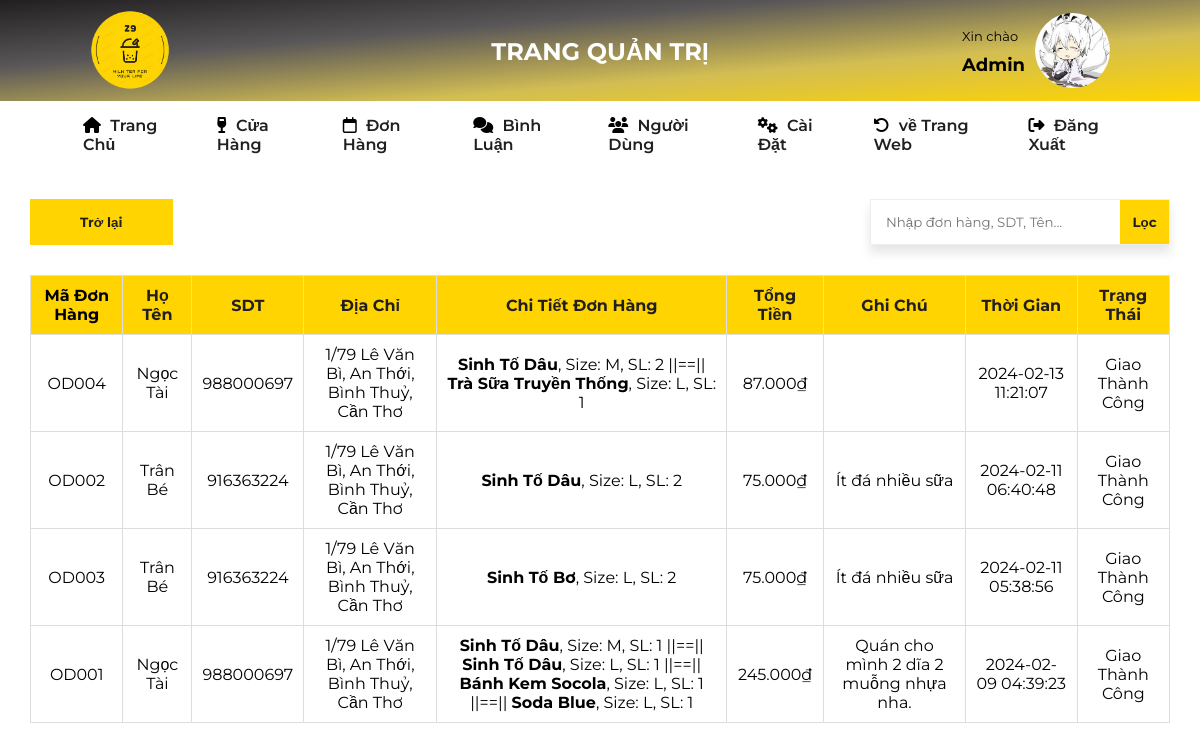
The page /admin/orders/index.php (signed in) on the database its author committed.
### tables this page shows
CREATE TABLE `users` (
  `user_id` varchar(10) NOT NULL,
  `user_name` varchar(15) NOT NULL,
  `email` varchar(255) NOT NULL,
  `pass_word` varchar(20) NOT NULL,
  `role` int(1) NOT NULL DEFAULT 1
);

CREATE TABLE `user_path` (
  `user_path_id` int(11) NOT NULL,
  `user_id` varchar(10) NOT NULL,
  `path` varchar(500) NOT NULL
);

CREATE TABLE `orders` (
  `orders_id` varchar(10) NOT NULL,
  `user_id` varchar(10) NOT NULL,
  `order_total` varchar(50) NOT NULL,
  `note` varchar(1000) NOT NULL,
  `delivery_status_id` int(11) NOT NULL,
  `order_time` timestamp NOT NULL DEFAULT current_timestamp() ON UPDATE current_timestamp()
);

CREATE TABLE `order_des` (
  `order_des_id` int(11) NOT NULL,
  `orders_id` varchar(10) NOT NULL,
  `hoTen` varchar(50) NOT NULL,
  `SDT` int(11) NOT NULL,
  `address` varchar(500) NOT NULL,
  `order_info` varchar(3000) NOT NULL
);

CREATE TABLE `delivery_status` (
  `delivery_status_id` int(11) NOT NULL,
  `delivery_status_name` varchar(50) NOT NULL
);

### admin/orders/index.php (the view, shortened to what this page needs)
<!DOCTYPE html>
<html lang="en">
<head>
    <link rel="stylesheet" href="../css/style.css">
    <link rel="stylesheet" href="../style.css">
    <link rel="stylesheet" href="../css/custom-scrol.css">
    <?php
    include "../public/header-admin.php";
    ?>
</head>
<body>
    <div class="container-nav">
        <nav class="nav-admin-page">
            <li class="nav-item">
                <i class="fa-solid fa-house"></i>
                <a href="../index.php">Trang Chủ</a>
            </li>
            <li class="dropdown">
                <i class="fa-solid fa-wine-glass"></i>
                <a href="#">Cửa Hàng</a>
            </li>
            <li class="nav-item">
                <i class="fa-regular fa-calendar"></i>
                <a href="#">Đơn Hàng</a>
            </li>
            <li class="nav-item">
                <i class="fa-solid fa-comments"></i>
                <a href="#">Bình Luận</a>
            </li>
            <li class="nav-item">
                <i class="fa-solid fa-users"></i>
                <a href="../users/index.php">Người Dùng</a>
            </li>
            <li class="nav-item">
                <i class="fa-solid fa-gears"></i>
                <a href="../settings/edit-avt.php">Cài Đặt</a>
            </li>
            <li class="nav-item">
                <i class="fa-solid fa-rotate-left"></i>
                <a href="../../index.php">về Trang Web</a>
            </li>
            <li class="nav-item">
                <i class="fa-solid fa-right-from-bracket"></i>
                <a href="../logout.php">Đăng Xuất</a>
            </li>
        </nav>
    </div>
    <div class="container-action-orders-page">
        <button class="return-index-btn">
        <a href="javascript:history.back()">Trở lại</a>
        </button>
        <form action="" class="container-filter" method="POST">
            <input type="text" name="filter-txt" placeholder="Nhập đơn hàng, SDT, Tên..." class="filter-txt" required>
            <div class="container-filter-orders-btn">
                <button type="submit" class="filter-btn">Lọc</button>
            </div>
        </form>
    </div>
    <?php
        $servername = "localhost";
        $username = "root";
        $password = "";
        $dbname = "z9milktea";
        $conn = new mysqli($servername, $username, $password, $dbname);
        $searchTerm = isset($_POST["filter-txt"]) ? $_POST["filter-txt"] : "";
        if (!empty($searchTerm)) {
            $sql = "SELECT o.orders_id, o.user_id, o.order_total, o.delivery_status_id, o.order_time, o.note,
                        od.hoTen, od.SDT, od.address, od.order_info,
                        u.user_name,
                        ds.delivery_status_name
                    FROM orders o
                    JOIN order_des od ON o.orders_id = od.orders_id
                    JOIN users u ON o.user_id = u.user_id
                    JOIN delivery_status ds ON o.delivery_status_id = ds.delivery_status_id
                    WHERE o.orders_id LIKE '%$searchTerm%'
                    OR od.SDT LIKE '%$searchTerm%'
                    OR od.hoTen LIKE '%$searchTerm%'
                    OR od.order_info LIKE '%$searchTerm%'
                    OR ds.delivery_status_name LIKE '%$searchTerm%'
                    ORDER BY o.order_time DESC";
        } else {
            $sql = "SELECT o.orders_id, o.user_id, o.order_total, o.delivery_status_id, o.order_time, o.note,
                        od.hoTen, od.SDT, od.address, od.order_info,
                        u.user_name,
                        ds.delivery_status_name
                    FROM orders o
                    JOIN order_des od ON o.orders_id = od.orders_id
                    JOIN users u ON o.user_id = u.user_id
                    JOIN delivery_status ds ON o.delivery_status_id = ds.delivery_status_id
                    ORDER BY o.order_time DESC";
        }
        $result = $conn->query($sql);
        echo '<table class="order-table">';
        echo '<thead>';
        echo '<tr>';
        echo '<th class="title-colum">Mã Đơn Hàng</th>';
        echo '<th class="title-column">Họ Tên</th>';
        echo '<th class="title-column">SDT</th>';
        echo '<th class="title-column">Địa Chỉ</th>';
        echo '<th class="title-column">Chi Tiết Đơn Hàng</th>';
        echo '<th class="title-column">Tổng Tiền</th>';
        echo '<th class="title-column">Ghi Chú</th>';
        echo '<th class="title-column">Thời Gian</th>';
        echo '<th class="title-column">Trạng Thái</th>';
        echo '</tr>';
        echo '</thead>';
        echo '<tbody>';
        if ($result->num_rows > 0) {
            while ($row = $result->fetch_assoc()) {
                echo '<tr>';
                echo '<td class="name-column">' . $row["orders_id"] . '</td>';
                echo '<td class="name-column">' . $row["hoTen"] . '</td>';
                echo '<td class="name-column">' . $row["SDT"] . '</td>';
                echo '<td class="name-column">' . $row["address"] . '</td>';
                echo '<td class="action-colum">' . $row["order_info"] . '</td>';
                echo '<td class="total-column">' . $row["order_total"] . '</td>';
                echo '<td class="note-column">' . $row["note"] . '</td>';
                echo '<td class="time-column">' . $row["order_time"] . '</td>';
                echo '<td class="status-column">' . $row["delivery_status_name"] . '</td>';
                echo '</tr>';
            }
        } else {
            echo '<tr><td colspan="8">Không có kết quả nào phù hợp.</td></tr>';
        }
        echo '</tbody>';
        echo '</table>';
    ?>
</body>
</html>

### admin/public/header-admin.php (shortened to what this page needs)
<link rel="stylesheet" href="https://cdnjs.cloudflare.com/ajax/libs/font-awesome/6.5.1/css/all.min.css" />
<link rel="stylesheet" href="../css/style.css">
<div class="container-header">
    <header id="header-admin">
        <section class="header-admin-left">
            <img src="../images/logo.jpg" alt="logo">
        </section>
        <section class="header-admin-mid">
            <h1>TRANG QUẢN TRỊ</h1>
        </section>
        <section class="header-admin-right">
            <div class="container-title-hello-user">
                <p>Xin chào</p>
                <?php
                    $servername = "localhost";
                    $username = "root";
                    $password = "";
                    $dbname = "z9milktea";
                    $conn = new mysqli($servername, $username, $password, $dbname);
                    if (isset($_SESSION['user_id'])) {
                        $user_id = $_SESSION['user_id'];
                        $sql = "SELECT user_name, role FROM users WHERE user_id = '$user_id'";
                        $result = $conn->query($sql);
                        if ($result->num_rows > 0) {
                            $row = $result->fetch_assoc();
                            $user_name = $row['user_name'];
                            $user_role = $row['role'];
                            if ($user_role == 0) {
                                echo '<div class="container-title-hello-user">
                                    <span>' . $user_name . '</span>
                                </div>';
                            } else {
                                header('Location: /z9milktea/');
                                exit();
                            }
                        } else {
                            echo "Không tìm thấy thông tin người dùng.";
                        }
                    } else {
                        header('Location: /z9milktea/login-sigup/');
                        exit();
                    }
                ?>
            </div>
            <div class="container-img-user">
                <a href="settings/edit-avt.php?user_id='. $user_id .'">
                    <?php
                    include "show-avt.php";
                    ?>
                </a>
            </div>
        </section>
    </header>
</div>

### admin/public/show-avt.php (shortened to what this page needs)
<?php
$servername = "localhost";
$username = "root";
$password = "";
$dbname = "z9milktea";
$conn = new mysqli($servername, $username, $password, $dbname);
if (isset($_SESSION['user_id'])) {
    $user_id = $_SESSION['user_id'];
    $sqlGetImagePath = "SELECT path FROM user_path WHERE user_id = '$user_id'";
    $resultGetImagePath = $conn->query($sqlGetImagePath);
    if ($resultGetImagePath->num_rows > 0) {
        $rowImagePath = $resultGetImagePath->fetch_assoc();
        $imagePath = 'uploads/' . $rowImagePath['path'];
        $web_image_path = 'http://localhost/z9milktea/admin/settings/' . $imagePath;
        echo '<img src="' . $web_image_path . '" alt="img-user">';
    } else {
        echo "Image not found.";
    }
} else {
    echo "User ID is not set in session.";
}
?>

### admin/css/style.css (style rules this page uses)
* { margin: 0; padding: 0; box-sizing: border-box; font-family: 'Montserrat', sans-serif; }
ul, li, a { text-decoration: none; list-style: none; }
.container-nav { background-color: #fff; }
.nav-admin-page { display: flex; justify-content: space-between; width: 90%; margin: 0px auto; }
.nav-admin-page .nav-item { padding: 15px 23px; position: relative; transition: all ease-in-out 0.3s; cursor: pointer; }
.nav-item:after, .dropdown:after { content: ""; position: absolute; bottom: 0; left: 50%; width: 0; height: 1px; background-color: #221F20; transition: all ease-in-out 0.3s; transform: translateX(-50%); }
.nav-admin-page li a { color: #221F20; font-weight: 600; margin-left: 5px; transition: all ease-in-out 0.3s; }
.dropdown { padding: 15px 23px; position: relative; transition: all ease-in-out 0.3s; cursor: pointer; }

### admin/public/show-avt.php (style rules this page uses)
img { border-radius: 50%; }

### admin/public/header-admin.php (style rules this page uses)
ul, li, a { text-decoration: none; list-style: none; }
.container-header { background: linear-gradient(to bottom right, #221f20, #5a5758, #d2bd53, #FFD400); }
#header-admin { width: 85%; margin: 0px auto; display: flex; justify-content: space-between; position: relative; padding: 10px 0px 7px 0; align-items: center; z-index: 10; }
.header-admin-left img { width: 80px; height: 80px; transition: transform 0.5s ease; }
.header-admin-mid { position: absolute; top: 50%; left: 50%; transform: translate(-50%, -50%); color: #fff; }
.header-admin-right { display: flex; align-items: center; gap: 10px; }
.container-title-hello-user p { font-size: 13px; margin-bottom: 10px; }
.container-title-hello-user span { font-size: 18px; font-weight: 700; }
.container-img-user a img { width: 75px; height: 75px; cursor: pointer; transition: transform 0.5s; }

### admin/orders/index.php (style rules this page uses)
.order-table { border-collapse: collapse; margin: 30px auto; width: 95%; }
.order-table th, .order-table td { border: 1px solid #ddd; padding: 10px; text-align: center; }
.order-table th { background-color: #FFD400; }
.title-column { color: #221F20; }
.container-action-orders-page { width: 95%; margin: 30px auto; display: flex; justify-content: space-between; }
.return-index-btn { padding: 15px 50px; background-color: #FFD400; border: none; cursor: pointer; transition: all ease-in-out 0.5s; }
.return-index-btn a { font-weight: 700; color: #221F20; }
.container-filter { display: flex; box-shadow: 0 8px 10px 0 rgb(0 0 0 / 10%); }
.filter-txt { padding: 0 15px; width: 250px; outline: none; border: 1px solid #eee; border-right: none; }
.filter-btn { height: 100%; width: 50px; border: none; background-color: #FFD400; color: #221F20; font-weight: 700; border: 1px solid #eee; border-left: none; cursor: pointer; transition: all 0.5s ease-in-out; }

### rows shown on the page
users: user_name "Admin"
user_path: path (picture)
orders: orders_id "OD004", order_des.hoTen "Ngọc Tài", order_des.SDT "988000697", order_des.address "1/79 Lê Văn Bì, An Thới, Bình Thuỷ, Cần Thơ", order_des.order_info "Sinh Tố Dâu , Size: M, SL: 2 ||==|| Trà Sữa Truyền Thống , Size: L, SL: 1", order_total "87.000₫", order_time "2024-02-13 11:21:07", delivery_status.delivery_status_name "Giao Thành Công"
orders: orders_id "OD002", order_des.hoTen "Trân Bé", order_des.SDT "916363224", order_des.address "1/79 Lê Văn Bì, An Thới, Bình Thuỷ, Cần Thơ", order_des.order_info "Sinh Tố Dâu , Size: L, SL: 2", order_total "75.000₫", note "Ít đá nhiều sữa", order_time "2024-02-11 06:40:48", delivery_status.delivery_status_name "Giao Thành Công"
orders: orders_id "OD003", order_des.hoTen "Trân Bé", order_des.SDT "916363224", order_des.address "1/79 Lê Văn Bì, An Thới, Bình Thuỷ, Cần Thơ", order_des.order_info "Sinh Tố Bơ , Size: L, SL: 2", order_total "75.000₫", note "Ít đá nhiều sữa", order_time "2024-02-11 05:38:56", delivery_status.delivery_status_name "Giao Thành Công"
orders: orders_id "OD001", order_des.hoTen "Ngọc Tài", order_des.SDT "988000697", order_des.address "1/79 Lê Văn Bì, An Thới, Bình Thuỷ, Cần Thơ", order_des.order_info "Sinh Tố Dâu , Size: M, SL: 1 ||==|| Sinh Tố Dâu , Size: L, SL: 1 ||==|| Bánh Kem Socola , Size: L, SL: 1 ||==|| Soda Blue , Size: L, SL: 1", order_total "245.000₫", note "Quán cho mình 2 dĩa 2 muỗng nhựa nha.", order_time "2024-02-09 04:39:23", delivery_status.delivery_status_name "Giao Thành Công"
